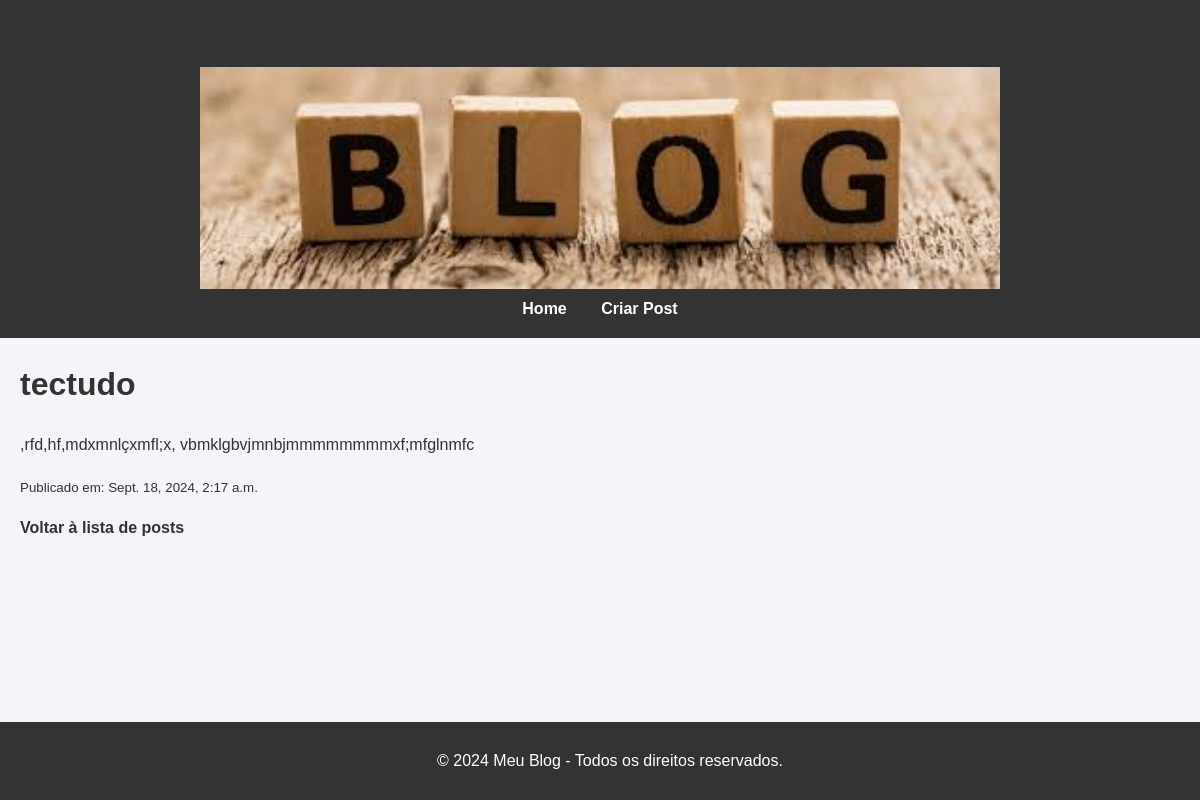
/post/5/, run on the app's committed database.
### blog/models.py (models this page shows)
class Post(models.Model):  # Define a classe Post, que representa um modelo (tabela) no banco de dados
    titulo = models.CharField(max_length=200)  # Campo de texto com um limite máximo de 200 caracteres para o título do post
    conteudo = models.TextField()  # Campo de texto sem limite de caracteres para o conteúdo do post
    data_publicacao = models.DateTimeField(auto_now_add=True)  # Armazena a data e a hora em que o post foi criado, preenchido automaticamente
    imagem_destacada = models.ImageField(upload_to='images/', blank=True, null=True)  # Campo de upload de imagem, opcional (pode ser em branco ou nulo) e salvo no diretório 'images/'

### blog/views.py (the view)
# urls.py: path('post/<int:post_id>/', views.detalhe_post, name='detalhe_post'),
def detalhe_post(request, post_id):
    post = get_object_or_404(Post, id=post_id)  # Busca o post pelo id, ou retorna um erro 404 se o post não existir
    return render(request, 'blog/detalhe_post.html', {'post': post})  # Renderiza o template 'detalhe_post.html' com os dados do post específico

### blog/templates/blog/detalhe_post.html
{% extends 'base.html' %}
{% block content %}
<h1>{{ post.titulo }}</h1>
<p>{{ post.conteudo }}</p>
<p><small>Publicado em: {{ post.data_publicacao }}</small></p>
<a href="{% url 'lista_posts' %}">Voltar à lista de posts</a>
{% endblock %}

### blog/static/blog/css/styles.css (style rules this page uses)
body { font-family: 'Arial', sans-serif; background-color: #f4f4f9; color: #333; margin: 0; padding: 0; line-height: 1.6; }
h1 { font-size: 2rem; color: #333; }
a { color: #333; text-decoration: none; font-weight: bold; }

### data on the page
Post: titulo "tectudo", conteudo ",rfd,hf,mdxmnlçxmfl;x, vbmklgbvjmnbjmmmmmmmmxf;mfglnmfc", data_publicacao "Sept. 18, 2024, 2:17 a.m."
